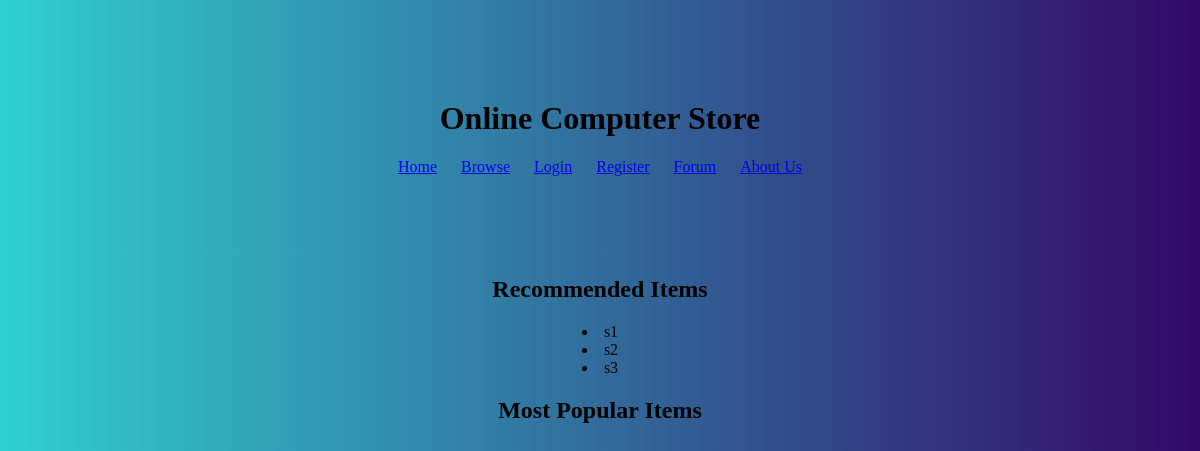
/, run on an earlier commit of the app's database.
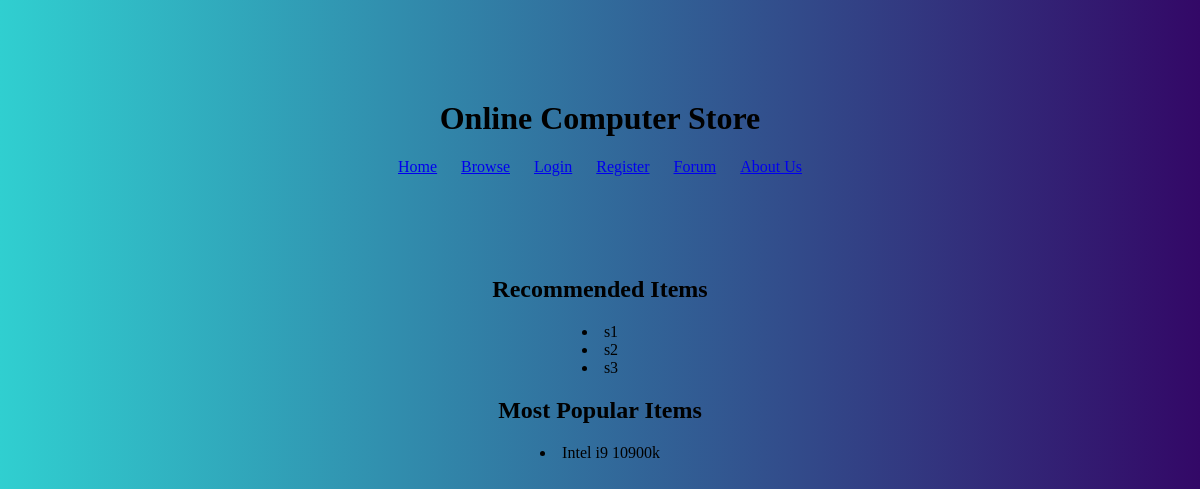
And on a later commit of the database.
### onlineComputerStore/models.py (models this page shows, shortened)
class Item(models.Model):
    name = models.CharField(max_length=20)
    brand = models.CharField(max_length=20, null=True, blank=True, default=None)
    price = models.FloatField(null=True, blank=True, default=None)
    quantity = models.IntegerField(null=True, blank=True, default=None)
    discount = models.FloatField(null=True, blank=True, default=None)
    rating = models.FloatField(null=True, blank=True, default=None)
    quantity_sold = models.IntegerField(null=True, blank=True, default=0)
    img = models.ImageField(upload_to='img/item_img/', default='img/default_img/400x650.png', blank=True, null=True)
    url_slug = models.SlugField(editable=False, default="")
    description = models.CharField(max_length=50, null=True, blank=True)

### onlineComputerStore/views.py (the view)
# urls.py: path('', views.index),
def index(request):
    if request.user.is_authenticated:
        return render(request, 'userIndex.html')
    else:
        suggested_list = ['s1', 's2', 's3']
        popular_list = Item.objects.order_by('quantity_sold')[0:3]
        return render(request, 'index.html', {'popular_list': popular_list, 'suggested_list': suggested_list})

### onlineComputerStore/templates/index.html (shortened to what this page needs)
{% load static %}
<link rel="stylesheet" href="{% static 'css/index.css' %}">
<!DOCTYPE html>
<html lang="en" >
<head>
    <h1 class="maintext">Online Computer Store</h1>
</head>
<body class="wrap">
<div class="navBar">
    <a href="/">Home</a>
    <a href="/browse">Browse</a>
    <a href="/login">Login</a>
    <a href="/register">Register</a>
    <a href="/forum">Forum</a>
    <a href="/aboutus">About Us</a>
</div>
<div class="maintext">
    <h2>Recommended Items</h2>
    {% for item in suggested_list %}
        <li>{{ item }}</li>
    {% endfor %}
    <h2>Most Popular Items</h2>
    {% for item in popular_list %}
        <li>{{ item.name }}</li>
    {% endfor %}
</body>
</html>

### onlineComputerStore/static/css/index.css (style rules this page uses)
.wrap { height: 100%; background-image: linear-gradient(to right, #30cfd0, #330867); }
.maintext { text-align: center; margin-top: 100px; }
.navBar { text-align: center; }
.navBar a { padding: 10px; }

What changed in the data, as far as the page shows it:
added Item: name "Intel i9 10900k"
